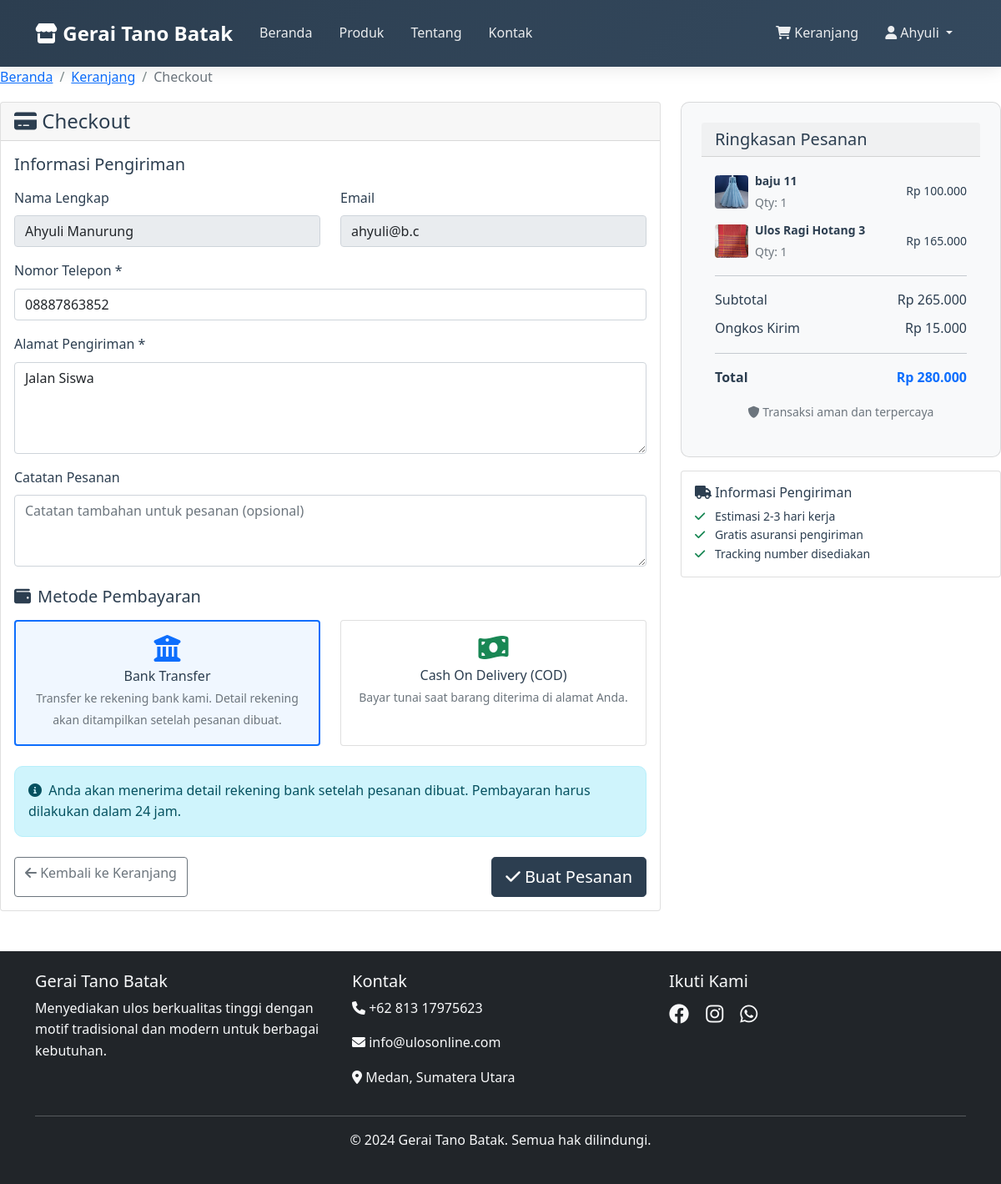
/checkout.php (signed in), run on the app's committed database.
### tables this page shows
CREATE TABLE `users` (
  `id` int(11) NOT NULL AUTO_INCREMENT,
  `username` varchar(50) NOT NULL,
  `email` varchar(100) NOT NULL,
  `password` varchar(255) NOT NULL,
  `full_name` varchar(100) NOT NULL,
  `phone` varchar(20) DEFAULT NULL,
  `address` text DEFAULT NULL,
  `role` enum('admin','customer') DEFAULT 'customer',
  `created_at` timestamp NOT NULL DEFAULT current_timestamp(),
  PRIMARY KEY (`id`),
  UNIQUE KEY `username` (`username`),
  UNIQUE KEY `email` (`email`)
);

CREATE TABLE `cart` (
  `id` int(11) NOT NULL AUTO_INCREMENT,
  `user_id` int(11) DEFAULT NULL,
  `product_id` int(11) DEFAULT NULL,
  `quantity` int(11) DEFAULT 1,
  `created_at` timestamp NOT NULL DEFAULT current_timestamp(),
  PRIMARY KEY (`id`),
  KEY `user_id` (`user_id`),
  KEY `product_id` (`product_id`),
  CONSTRAINT `cart_ibfk_1` FOREIGN KEY (`user_id`) REFERENCES `users` (`id`),
  CONSTRAINT `cart_ibfk_2` FOREIGN KEY (`product_id`) REFERENCES `products` (`id`)
);

CREATE TABLE `products` (
  `id` int(11) NOT NULL AUTO_INCREMENT,
  `name` varchar(200) NOT NULL,
  `description` text DEFAULT NULL,
  `price` decimal(10,2) NOT NULL,
  `stock` int(11) DEFAULT 0,
  `category_id` int(11) DEFAULT NULL,
  `image` varchar(255) DEFAULT NULL,
  `status` enum('active','inactive') DEFAULT 'active',
  `created_at` timestamp NOT NULL DEFAULT current_timestamp(),
  PRIMARY KEY (`id`),
  KEY `category_id` (`category_id`),
  CONSTRAINT `products_ibfk_1` FOREIGN KEY (`category_id`) REFERENCES `categories` (`id`)
);

### includes/config.php (called while the page is built, shortened)
<?php
function format_rupiah($angka) {
    return "Rp " . number_format($angka, 0, ',', '.');
}
?>

### checkout.php (the view, shortened to what this page needs)
<?php
require_once 'includes/config.php';
$user_id = $_SESSION['user_id'];
$buy_now_mode = isset($_GET['mode']) && $_GET['mode'] === 'buy_now';
$cart_items = [];
if ($buy_now_mode && isset($_SESSION['buy_now_item'])) {
    $buy_now_item = $_SESSION['buy_now_item'];
    $stmt = $pdo->prepare("SELECT id, name, price, image, stock FROM products WHERE id = ?");
    $stmt->execute([$buy_now_item['product_id']]);
    $product = $stmt->fetch();
    if ($product) {
        $cart_items[] = [
            'product_id' => $product['id'],
            'name' => $product['name'],
            'price' => $product['price'],
            'image' => $product['image'],
            'stock' => $product['stock'],
            'quantity' => min($buy_now_item['quantity'], $product['stock'])
        ];
    }
} else {
    $stmt = $pdo->prepare("SELECT c.*, p.name, p.price, p.image, p.stock
                           FROM cart c
                           JOIN products p ON c.product_id = p.id
                           WHERE c.user_id = ?
                           ORDER BY c.created_at DESC");
    $stmt->execute([$user_id]);
    $cart_items = $stmt->fetchAll();
}
$stmt = $pdo->prepare("SELECT * FROM users WHERE id = ?");
$stmt->execute([$user_id]);
$user = $stmt->fetch();
$subtotal = 0;
foreach ($cart_items as $item) {
    $subtotal += $item['price'] * $item['quantity'];
}
$shipping_cost = 15000;
$total_amount = $subtotal + $shipping_cost;
include 'includes/header.php';
?>
<nav aria-label="breadcrumb">
    <ol class="breadcrumb">
        <li class="breadcrumb-item"><a href="index.php">Beranda</a></li>
        <li class="breadcrumb-item"><a href="<?php echo $buy_now_mode ? 'products.php' : 'cart.php'; ?>"><?php echo $buy_now_mode ? 'Produk' : 'Keranjang'; ?></a></li>
        <li class="breadcrumb-item active">Checkout</li>
    </ol>
</nav>
<div class="row">
    <div class="col-lg-8">
        <div class="card">
            <div class="card-header">
                <h4 class="mb-0"><i class="fas fa-credit-card"></i> Checkout <?php echo $buy_now_mode ? '(Beli Sekarang)' : ''; ?></h4>
            </div>
            <div class="card-body">
                <form method="POST" class="needs-validation" novalidate>
                    <div class="mb-4">
                        <h5 class="mb-3">Informasi Pengiriman</h5>
                        <div class="row">
                            <div class="col-md-6 mb-3">
                                <label for="full_name" class="form-label">Nama Lengkap</label>
                                <input type="text" class="form-control" id="full_name"
                                       value="<?php echo htmlspecialchars($user['full_name']); ?>" readonly>
                            </div>
                            <div class="col-md-6 mb-3">
                                <label for="email" class="form-label">Email</label>
                                <input type="email" class="form-control" id="email"
                                       value="<?php echo htmlspecialchars($user['email']); ?>" readonly>
                            </div>
                        </div>
                        <div class="mb-3">
                            <label for="phone" class="form-label">Nomor Telepon *</label>
                            <input type="tel" class="form-control" id="phone" name="phone"
                                   value="<?php echo htmlspecialchars($user['phone']); ?>" required>
                        </div>
                        <div class="mb-3">
                            <label for="shipping_address" class="form-label">Alamat Pengiriman *</label>
                            <textarea class="form-control" id="shipping_address" name="shipping_address"
                                      rows="4" required><?php echo htmlspecialchars($user['address']); ?></textarea>
                        </div>
                        <div class="mb-3">
                            <label for="notes" class="form-label">Catatan Pesanan</label>
                            <textarea class="form-control" id="notes" name="notes" rows="3"
                                      placeholder="Catatan tambahan untuk pesanan (opsional)"></textarea>
                        </div>
                    </div>
                    <div class="mb-4">
                        <h5 class="mb-3"><i class="fas fa-wallet me-2"></i>Metode Pembayaran</h5>
                        <div class="row">
                            <div class="col-md-6 mb-3">
                                <div class="card h-100 border-primary payment-option" id="card-bank-transfer" style="cursor: pointer;">
                                    <div class="card-body text-center">
                                        <i class="fas fa-university fa-2x text-primary mb-2"></i>
                                        <h6 class="card-title mb-1">Bank Transfer</h6>
                                        <small class="text-muted">Transfer ke rekening bank kami. Detail rekening akan ditampilkan setelah pesanan dibuat.</small>
                                    </div>
                                </div>
                            </div>
                            <div class="col-md-6 mb-3">
                                <div class="card h-100 payment-option" id="card-cod" style="cursor: pointer;">
                                    <div class="card-body text-center">
                                        <i class="fas fa-money-bill-wave fa-2x text-success mb-2"></i>
                                        <h6 class="card-title mb-1">Cash On Delivery (COD)</h6>
                                        <small class="text-muted">Bayar tunai saat barang diterima di alamat Anda.</small>
                                    </div>
                                </div>
                            </div>
                        </div>
                        <div id="info-bank-transfer" class="alert alert-info mt-2">
                            <i class="fas fa-info-circle me-1"></i>
                            Anda akan menerima detail rekening bank setelah pesanan dibuat. Pembayaran harus dilakukan dalam 24 jam.
                        </div>
                    </div>
                    <div class="d-flex justify-content-between">
                        <a href="cart.php" class="btn btn-outline-secondary">
                            <i class="fas fa-arrow-left"></i> Kembali ke Keranjang
                        </a>
                        <button type="submit" class="btn btn-primary btn-lg">
                            <i class="fas fa-check"></i> Buat Pesanan
                        </button>
                    </div>
                </form>
            </div>
        </div>
    </div>
    <div class="col-lg-4">
        <div class="card order-summary">
            <div class="card-header">
                <h5 class="mb-0">Ringkasan Pesanan</h5>
            </div>
            <div class="card-body">
                <?php foreach ($cart_items as $item): ?>
                <div class="d-flex justify-content-between align-items-center mb-2">
                    <div class="d-flex align-items-center">
                        <img src="<?php echo $item['image'] ? 'uploads/' . $item['image'] : 'assets/images/no-image.jpg'; ?>"
                             class="me-2 rounded" style="width: 40px; height: 40px; object-fit: cover;"
                             alt="<?php echo htmlspecialchars($item['name']); ?>">
                        <div>
                            <small class="fw-bold"><?php echo htmlspecialchars($item['name']); ?></small>
                            <br>
                            <small class="text-muted">Qty: <?php echo $item['quantity']; ?></small>
                        </div>
                    </div>
                    <small><?php echo format_rupiah($item['price'] * $item['quantity']); ?></small>
                </div>
                <?php endforeach; ?>
                <hr>
                <div class="d-flex justify-content-between mb-2">
                    <span>Subtotal</span>
                    <span><?php echo format_rupiah($subtotal); ?></span>
                </div>
                <div class="d-flex justify-content-between mb-2">
                    <span>Ongkos Kirim</span>
                    <span><?php echo format_rupiah($shipping_cost); ?></span>
                </div>
                <hr>
                <div class="d-flex justify-content-between mb-3">
                    <strong>Total</strong>
                    <strong class="text-primary"><?php echo format_rupiah($total_amount); ?></strong>
                </div>
                <div class="text-center">
                    <small class="text-muted">
                        <i class="fas fa-shield-alt"></i> Transaksi aman dan terpercaya
                    </small>
                </div>
            </div>
        </div>
        <div class="card mt-3">
            <div class="card-body">
                <h6 class="card-title">
                    <i class="fas fa-truck"></i> Informasi Pengiriman
                </h6>
                <ul class="list-unstyled small mb-0">
                    <li><i class="fas fa-check text-success me-2"></i> Estimasi 2-3 hari kerja</li>
                    <li><i class="fas fa-check text-success me-2"></i> Gratis asuransi pengiriman</li>
                    <li><i class="fas fa-check text-success me-2"></i> Tracking number disediakan</li>
                </ul>
            </div>
        </div>
    </div>
</div>
<?php include 'includes/footer.php'; ?>

### assets/css/style.css (style rules this page uses)
:root { --primary-color: #2c3e50; --secondary-color: #34495e; --accent-color: #e74c3c; --gold-color: #f39c12; --success-color: #27ae60; --danger-color: #e74c3c; --warning-color: #f39c12; --info-color: #3498db; --light-color: #ecf0f1; --dark-color: #2c3e50; --text-dark: #2c3e50; --text-light: #7f8c8d; --gradient-primary: linear-gradient(135deg, #667eea 0%, #764ba2 100%); --gradient-secondary: linear-gradient(135deg, #f093fb 0%, #f5576c 100%); --gradient-elegant: linear-gradient(135deg, #2c3e50 0%, #34495e 100%); --shadow-elegant: 0 10px 30px rgba(0, 0, 0, 0.1); --shadow-hover: 0 15px 40px rgba(0, 0, 0, 0.15); }
body { font-family: 'Segoe UI', Tahoma, Geneva, Verdana, sans-serif; line-height: 1.6; color: var(--text-dark); }
.btn-primary { background-color: var(--primary-color); border-color: var(--primary-color); }
.order-summary { background: #f8f9fa; border-radius: 10px; padding: 1.5rem; }
.alert { border-radius: 10px; }
.breadcrumb { background: none; padding: 0; }
.breadcrumb-item + .breadcrumb-item::before { color: var(--text-light); }

### checkout.php (style rules this page uses)
.payment-option { transition: all 0.3s ease; }
.payment-option.border-primary { border-width: 2px !important; background-color: #f0f7ff; }

### data on the page
users: full_name "Ahyuli Manurung", email "ahyuli@b.c", phone "08887863852", shipping_address "Jalan Siswa"
cart: product.image (picture), product.name "baju 11", quantity "1", format_rupiah($item['price'] * $item['quantity']) "Rp 100.000"
cart: product.image (picture), product.name "Ulos Ragi Hotang 3", quantity "1", format_rupiah($item['price'] * $item['quantity']) "Rp 165.000"

### other printed values
$_SESSION['username'] "Ahyuli"
format_rupiah($subtotal) "Rp 265.000"
format_rupiah($shipping_cost) "Rp 15.000"
format_rupiah($total_amount) "Rp 280.000"
